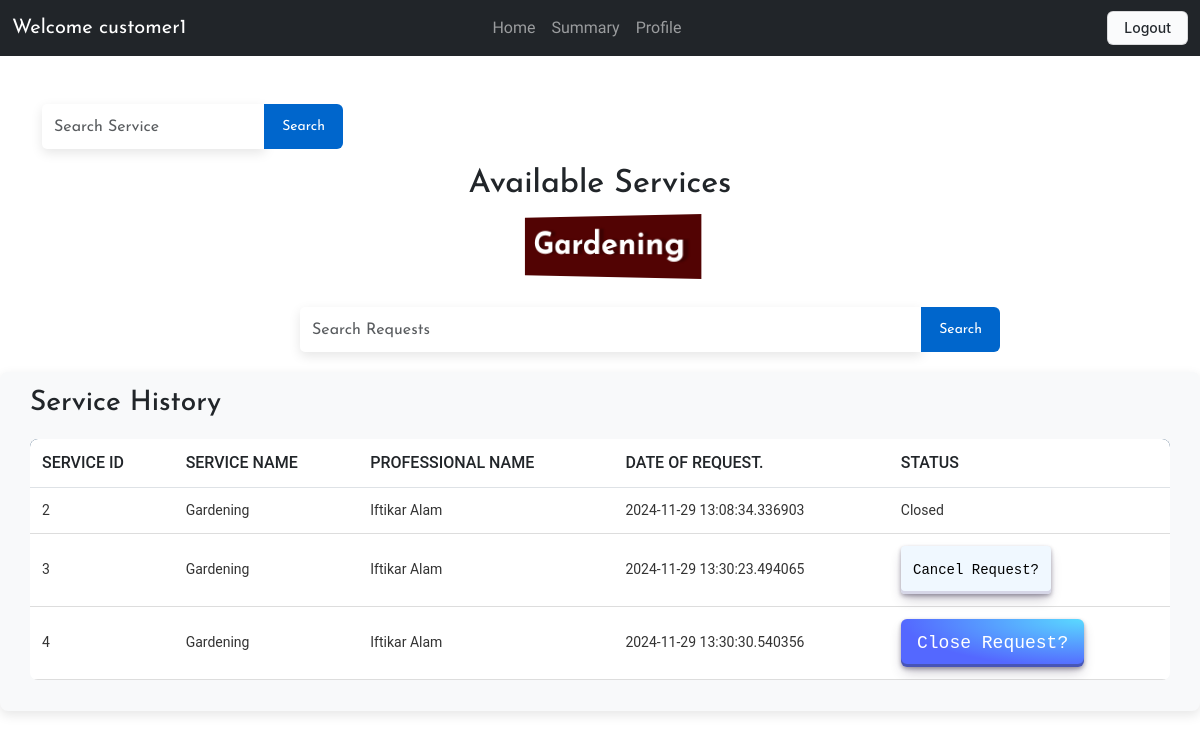
Page /user/2 (signed in) on the earlier database version.
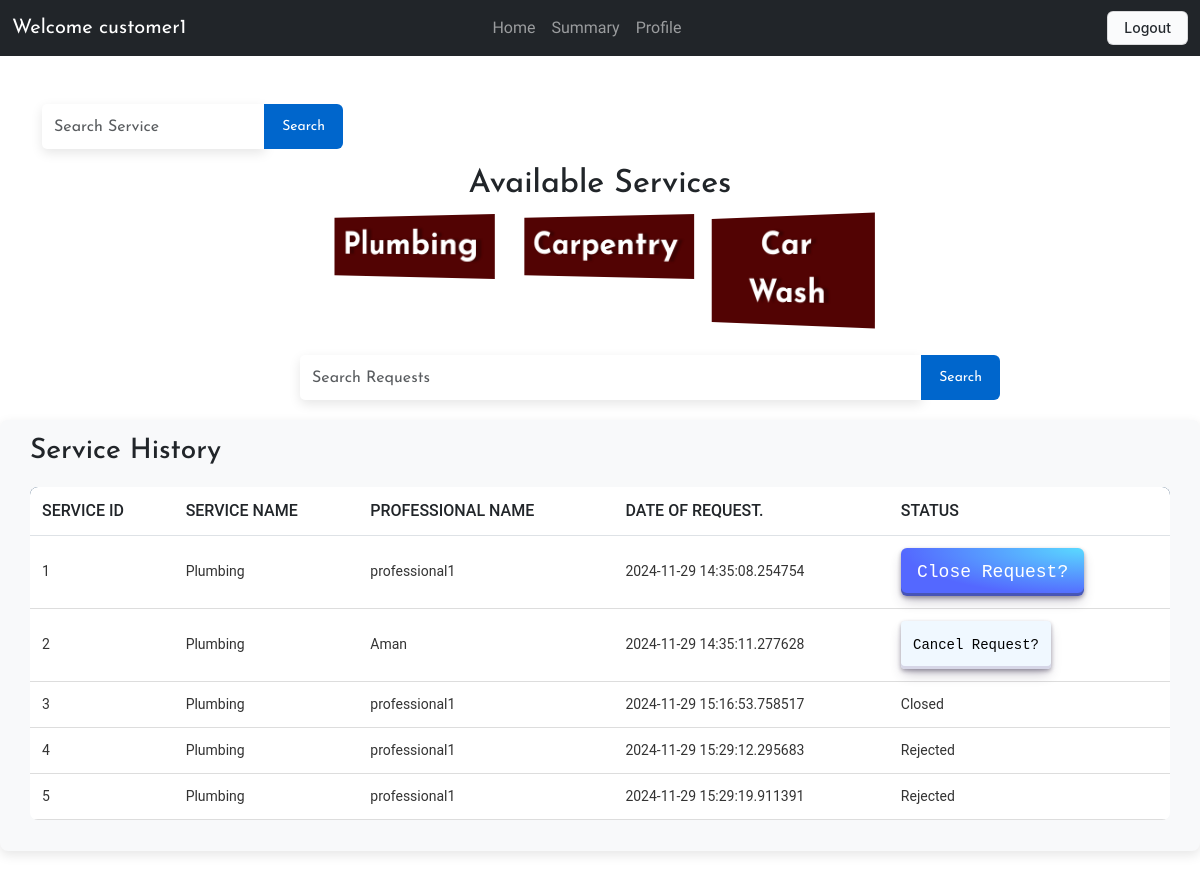
Same page on the later database version.
### application/models.py (models this page shows)
class ServiceRequest(db.Model):
    id = db.Column(db.Integer, primary_key=True)
    customer_name = db.Column(db.String(150))
    professional_name = db.Column(db.String(150))
    service_name = db.Column(db.String(150))
    service_id = db.Column(db.Integer, db.ForeignKey('service.id'), nullable=False)
    customer_id = db.Column(db.Integer, db.ForeignKey('user.id'), nullable=False)
    professional_id = db.Column(db.Integer, db.ForeignKey('professional.id'))
    date_of_request = db.Column(db.DateTime)
    date_of_completion = db.Column(db.DateTime)
    status = db.Column(db.String(25), default="requested")
    remarks = db.Column(db.String(250))

### application/controllers.py (the view)
@app.route('/user/<int:id>', methods=['GET','POST'])
@roles_required("customer")
def customer(id):
   user=Customer.query.filter_by(user_id=id).first()
   services=Service.query.all()
   service_request=ServiceRequest.query.filter_by(customer_id=id)
   return render_template('customer_dashboard.html',user=user, services=services, service_request=service_request)

### templates/customer_dashboard.html (shortened to what the changed rows need)
<!DOCTYPE html>
<html lang="en">
<head>
    <link href="https://cdn.jsdelivr.net/npm/bootstrap@5.3.0-alpha1/dist/css/bootstrap.min.css" rel="stylesheet">
    <link rel="stylesheet" href="/static/customer_dash.css">
</head>
<body>
    <div class="container mt-5">
        <h2 style="padding-bottom: 5px;display: flex ; justify-content: center;">Available Services</h2>
    </div>
    <div class="tableMain" style="padding-left: 30px; padding-right: 30px;">
        <table class="table">
            <thead>
                <tr>
                    <th>Service ID</th>
                    <th>Service Name</th>
                    <th>Professional Name</th>
                    <th>Date of Request.</th>
                    <th>Status</th>
                </tr>
            </thead>
            <tbody>
                {% for service in service_request %}
                <tr>
                    <td>{{ service.id }}</td>
                    <td>{{ service.service_name }}</td>
                    <td>{{ service.professional_name }}</td>
                    <td>{{ service.date_of_request }}</td>
                    <td>
                        {% if service.status == 'closed' %}
                        Closed
                        {% elif service.status == 'rejected' %}
                        Rejected
                        {% elif service.status == 'requested' %}
                        <a href="/close_service/{{ service.id }}"><button class="button-30" style="color: black; background-color: aliceblue;">Cancel Request?</button></a>
                        {% else %}
                        <a href="/service_remarks/{{ service.id }}"><button class="button-29">Close Request?</button></a>
                        {% endif %}
                    </td>
                </tr>
                {% endfor %}
            </tbody>
        </table>
    </div>
</body>
</html>

Differences in the rows shown:
now on this page (row edited): ServiceRequest: id "1", service_name "Plumbing", professional_name "professional1", date_of_request "2024-11-29 14:35:08.254754"
changed ServiceRequest id 2: service_name "Gardening" → "Plumbing"; professional_name "Iftikar Alam" → "Aman"; date_of_request "2024-11-29 13:08:34.336903" → "2024-11-29 14:35:11.277628"; status "Closed" → "Cancel Request?"
changed ServiceRequest id 3: service_name "Gardening" → "Plumbing"; professional_name "Iftikar Alam" → "professional1"; date_of_request "2024-11-29 13:30:23.494065" → "2024-11-29 15:16:53.758517"; status "Cancel Request?" → "Closed"
changed ServiceRequest id 4: service_name "Gardening" → "Plumbing"; professional_name "Iftikar Alam" → "professional1"; date_of_request "2024-11-29 13:30:30.540356" → "2024-11-29 15:29:12.295683"; status "Close Request?" → "Rejected"
added ServiceRequest: id "5", service_name "Plumbing", professional_name "professional1", date_of_request "2024-11-29 15:29:19.911391", status "Rejected"
